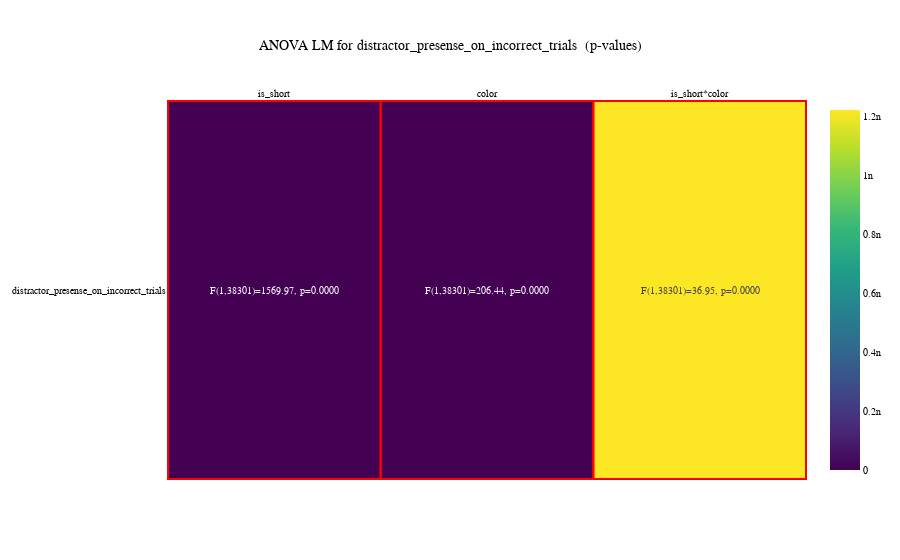

The notebook cell this image was saved under:
### Markdown cell above
# Anova distractor presense

### Code cell
without_green_df = events_df[events_df['color'] != 'green']
deps = ["distractor_presense_on_incorrect_trials"]
#indeps = ["is_short" , "color", "color*is_short"]
indeps = ["is_short" , "color", "is_short*color"]

formatted_results = []

for dependent in deps:
    formula = f"{dependent} ~ C(color, Sum) * C(is_short, Sum)"
    res = ols(formula, data=without_green_df).fit()
    anova_table = anova_lm(res)
    
    # Extract degrees of freedom for each factor
    df1 = anova_table['df'][:-1]    # Between-groups df
    df2 = anova_table['df'][-1]     # Error df

    formatted_dep = []
    for i, f_val in enumerate(anova_table['F'][:-1]):
        formatted_dep.append(f"F({int(df1[i])},{int(df2)})={f_val:.2f}, p={anova_table['PR(>F)'].values[i]:.4f}")
    formatted_results.append(formatted_dep)

report_df = pd.DataFrame(formatted_results, index=deps, columns=indeps)

p_values_df = pd.DataFrame([anova_table['PR(>F)'].values[:-1] for _ in deps], index=deps, columns=indeps)
significance_df = (p_values_df < 0.06).astype(int)

fig = px.imshow(p_values_df, title="ANOVA LM for distractor_presense_on_incorrect_trials  (p-values)", x=indeps, y=deps, 
                color_continuous_scale='Viridis', aspect="auto")
fig.update_traces(text=report_df.values, texttemplate="%{text}", textfont_size=10)
fig.update_xaxes(side="top")

for i, dep in enumerate(deps):
    for j, indep in enumerate(indeps):
        if significance_df.iloc[i, j] == 1:
            fig.add_shape(type="rect",
                          x0=j - 0.5, x1=j + 0.5,
                          y0=i - 0.5, y1=i + 0.5,
                          line=dict(color="red", width=2))

fig.update_layout(
    title_x=0.5,
    font=my_font,
)

fig.show()
anova_bytes = fig.to_image(format="png", width=1000, height=300)
# display(report_df)

### Figure 1 — Plotly figure (JSON) as saved in the notebook; plotly's stock layout.template omitted (floating-point values rounded to 4 significant figures)
{"data": [{"coloraxis": "coloraxis", "hovertemplate": "x: %{x}<br>y: %{y}<br>color: %{z}<extra></extra>", "name": "0", "text": [["F(1,38301)=1569.97, p=0.0000", "F(1,38301)=206.44, p=0.0000", "F(1,38301)=36.95, p=0.0000"]], "textfont": {"size": 10}, "texttemplate": "%{text}", "type": "heatmap", "x": ["is_short", "color", "is_short*color"], "xaxis": "x", "y": ["distractor_presense_on_incorrect_trials"], "yaxis": "y", "z": [[0, 1.088e-46, 1.223e-09]]}], "layout": {"autosize": true, "coloraxis": {"colorscale": [[0, "#440154"], [0.1111, "#482878"], [0.2222, "#3e4989"], [0.3333, "#31688e"], [0.4444, "#26828e"], [0.5556, "#1f9e89"], [0.6667, "#35b779"], [0.7778, "#6ece58"], [0.8889, "#b5de2b"], [1, "#fde725"]]}, "font": {"color": "black", "family": "Vazir", "size": 10}, "shapes": [{"line": {"color": "red", "width": 2}, "type": "rect", "x0": -0.5, "x1": 0.5, "y0": -0.5, "y1": 0.5}, {"line": {"color": "red", "width": 2}, "type": "rect", "x0": 0.5, "x1": 1.5, "y0": -0.5, "y1": 0.5}, {"line": {"color": "red", "width": 2}, "type": "rect", "x0": 1.5, "x1": 2.5, "y0": -0.5, "y1": 0.5}], "title": {"text": "ANOVA LM for distractor_presense_on_incorrect_trials  (p-values)", "x": 0.5}, "xaxis": {"anchor": "y", "autorange": true, "domain": [0, 1], "range": [-0.5038, 2.504], "side": "top", "type": "category"}, "yaxis": {"anchor": "x", "autorange": true, "domain": [0, 1], "range": [0.5056, -0.5056], "type": "category"}}}
